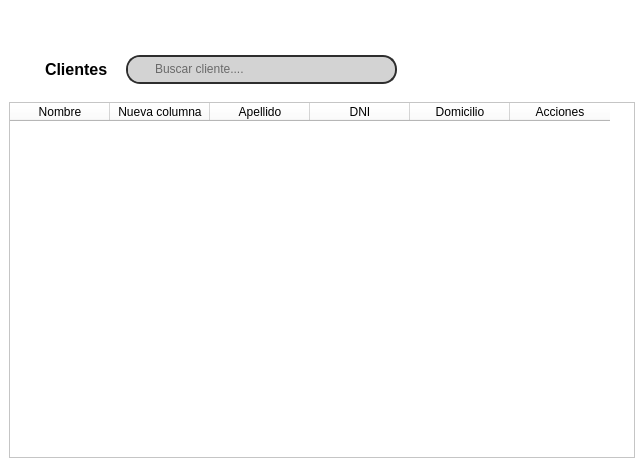
<?xml version="1.0" encoding="UTF-8"?>
<ui version="4.0">
 <class>Dialog</class>
 <widget class="QDialog" name="Dialog">
  <property name="geometry">
   <rect>
    <x>0</x>
    <y>0</y>
    <width>644</width>
    <height>467</height>
   </rect>
  </property>
  <property name="windowTitle">
   <string>Dialog</string>
  </property>
  <property name="styleSheet">
   <string notr="true">background-color:  rgb(255, 255, 255);
</string>
  </property>
  <layout class="QVBoxLayout" name="verticalLayout" stretch="1,4">
   <property name="spacing">
    <number>0</number>
   </property>
   <property name="leftMargin">
    <number>0</number>
   </property>
   <property name="topMargin">
    <number>0</number>
   </property>
   <property name="rightMargin">
    <number>0</number>
   </property>
   <property name="bottomMargin">
    <number>0</number>
   </property>
   <item>
    <widget class="QWidget" name="widget" native="true">
     <layout class="QHBoxLayout" name="horizontalLayout">
      <property name="spacing">
       <number>0</number>
      </property>
      <property name="leftMargin">
       <number>0</number>
      </property>
      <property name="topMargin">
       <number>0</number>
      </property>
      <property name="rightMargin">
       <number>0</number>
      </property>
      <property name="bottomMargin">
       <number>0</number>
      </property>
      <item alignment="Qt::AlignLeft|Qt::AlignBottom">
       <widget class="QWidget" name="widget_3" native="true">
        <layout class="QHBoxLayout" name="horizontalLayout_2">
         <item>
          <widget class="QLabel" name="label">
           <property name="minimumSize">
            <size>
             <width>30</width>
             <height>30</height>
            </size>
           </property>
           <property name="maximumSize">
            <size>
             <width>30</width>
             <height>30</height>
            </size>
           </property>
           <property name="text">
            <string/>
           </property>
           <property name="pixmap">
            <pixmap>../images/avatar.png</pixmap>
           </property>
           <property name="scaledContents">
            <bool>true</bool>
           </property>
          </widget>
         </item>
         <item>
          <widget class="QLabel" name="label_2">
           <property name="font">
            <font>
             <pointsize>12</pointsize>
             <bold>true</bold>
            </font>
           </property>
           <property name="text">
            <string>Clientes</string>
           </property>
          </widget>
         </item>
        </layout>
       </widget>
      </item>
      <item>
       <widget class="QWidget" name="widget_4" native="true">
        <layout class="QHBoxLayout" name="horizontalLayout_3">
         <item alignment="Qt::AlignBottom">
          <widget class="QFrame" name="frame">
           <property name="maximumSize">
            <size>
             <width>300</width>
             <height>300</height>
            </size>
           </property>
           <property name="styleSheet">
            <string notr="true">border-radius: 14px;
border:2px solid #2d2d2d;
background-color: rgb(211, 211, 211);</string>
           </property>
           <property name="frameShape">
            <enum>QFrame::StyledPanel</enum>
           </property>
           <property name="frameShadow">
            <enum>QFrame::Raised</enum>
           </property>
           <layout class="QHBoxLayout" name="horizontalLayout_4">
            <property name="spacing">
             <number>0</number>
            </property>
            <property name="leftMargin">
             <number>0</number>
            </property>
            <property name="topMargin">
             <number>0</number>
            </property>
            <property name="rightMargin">
             <number>0</number>
            </property>
            <property name="bottomMargin">
             <number>0</number>
            </property>
            <item>
             <widget class="QLabel" name="label_3">
              <property name="minimumSize">
               <size>
                <width>25</width>
                <height>25</height>
               </size>
              </property>
              <property name="maximumSize">
               <size>
                <width>25</width>
                <height>25</height>
               </size>
              </property>
              <property name="styleSheet">
               <string notr="true">border-radius: 12px;
border: none</string>
              </property>
              <property name="text">
               <string/>
              </property>
              <property name="pixmap">
               <pixmap>../images/buscar.png</pixmap>
              </property>
              <property name="scaledContents">
               <bool>true</bool>
              </property>
             </widget>
            </item>
            <item>
             <widget class="QLineEdit" name="lineEdit">
              <property name="styleSheet">
               <string notr="true">background: transparent;
border: none;</string>
              </property>
              <property name="text">
               <string/>
              </property>
              <property name="placeholderText">
               <string>Buscar cliente....</string>
              </property>
             </widget>
            </item>
           </layout>
          </widget>
         </item>
        </layout>
       </widget>
      </item>
      <item alignment="Qt::AlignLeft|Qt::AlignBottom">
       <widget class="QWidget" name="widget_5" native="true">
        <layout class="QHBoxLayout" name="horizontalLayout_5">
         <item>
          <widget class="QPushButton" name="pushButton">
           <property name="minimumSize">
            <size>
             <width>30</width>
             <height>30</height>
            </size>
           </property>
           <property name="maximumSize">
            <size>
             <width>30</width>
             <height>30</height>
            </size>
           </property>
           <property name="styleSheet">
            <string notr="true">border:none;</string>
           </property>
           <property name="text">
            <string/>
           </property>
           <property name="icon">
            <iconset>
             <normaloff>../images/google-mas.png</normaloff>../images/google-mas.png</iconset>
           </property>
           <property name="iconSize">
            <size>
             <width>30</width>
             <height>30</height>
            </size>
           </property>
          </widget>
         </item>
         <item>
          <spacer name="horizontalSpacer_2">
           <property name="orientation">
            <enum>Qt::Horizontal</enum>
           </property>
           <property name="sizeHint" stdset="0">
            <size>
             <width>190</width>
             <height>20</height>
            </size>
           </property>
          </spacer>
         </item>
        </layout>
       </widget>
      </item>
     </layout>
    </widget>
   </item>
   <item>
    <widget class="QWidget" name="widget_2" native="true">
     <layout class="QVBoxLayout" name="verticalLayout_2">
      <item>
       <widget class="QTableWidget" name="tableWidget">
        <column>
         <property name="text">
          <string>Nombre</string>
         </property>
        </column>
        <column>
         <property name="text">
          <string>Nueva columna</string>
         </property>
        </column>
        <column>
         <property name="text">
          <string>Apellido</string>
         </property>
        </column>
        <column>
         <property name="text">
          <string>DNI</string>
         </property>
        </column>
        <column>
         <property name="text">
          <string>Domicilio</string>
         </property>
        </column>
        <column>
         <property name="text">
          <string>Acciones</string>
         </property>
        </column>
       </widget>
      </item>
     </layout>
    </widget>
   </item>
  </layout>
 </widget>
 <resources/>
 <connections/>
</ui>
